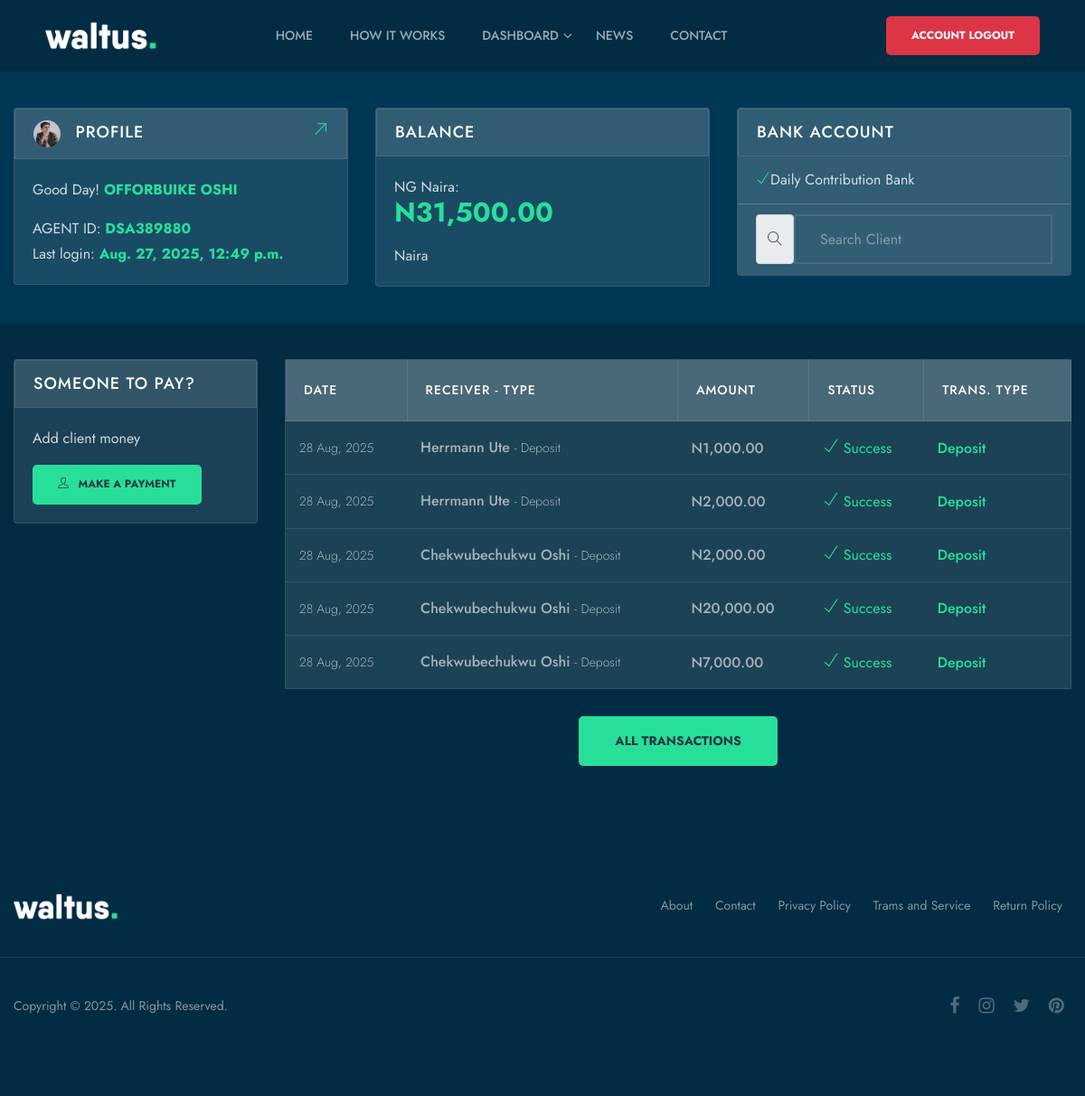
/account/dashboard/ (signed in), run on an earlier commit of the app's database.
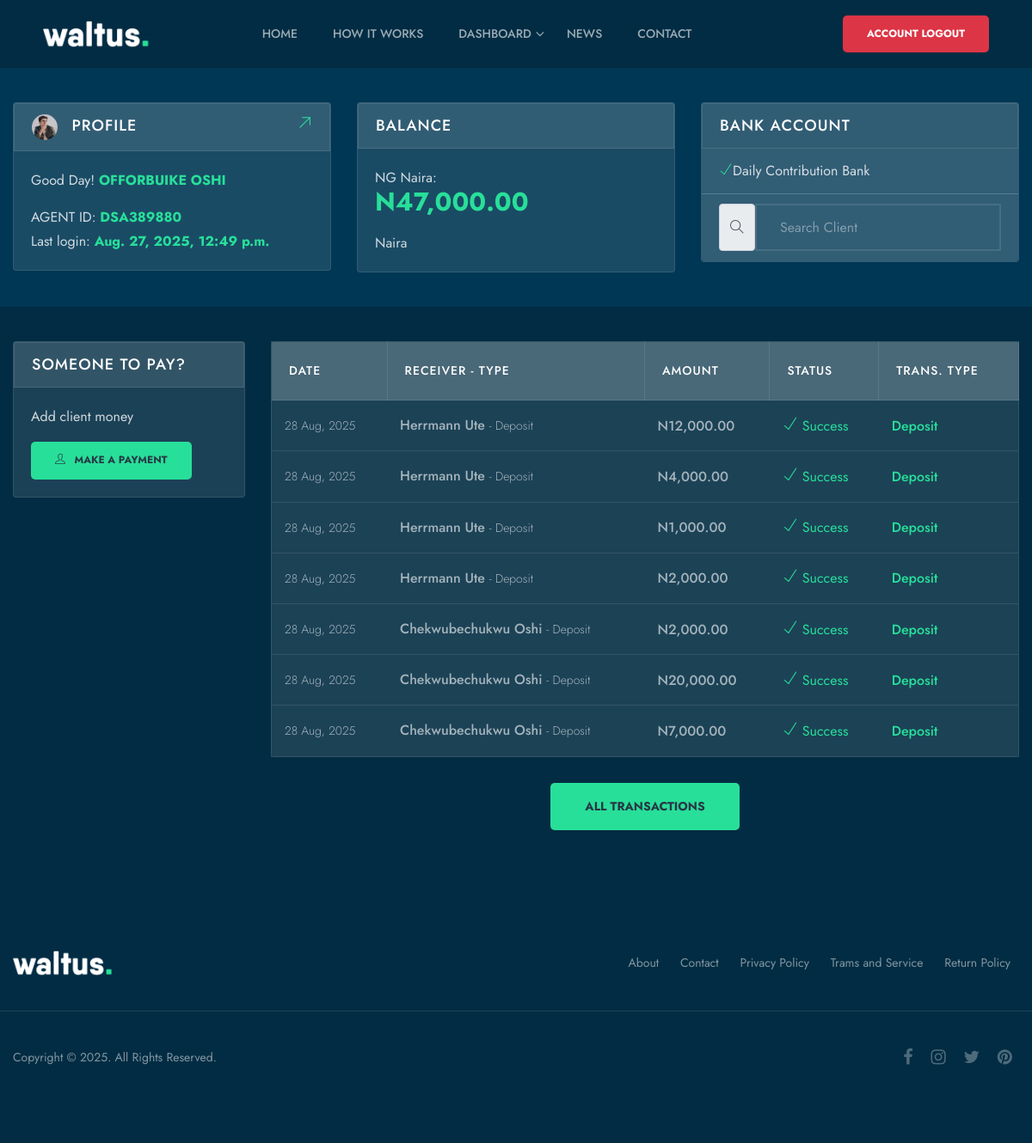
And on a later commit of the database.
### account/models.py (models this page shows, shortened)
class Transaction(models.Model):
    sender = models.ForeignKey(
        User, on_delete=models.SET_NULL, null=True, related_name='sender')
    receiver = models.ForeignKey(
        User, on_delete=models.SET_NULL, null=True, related_name='receiver')
    amount = models.DecimalField(
        max_length=12, decimal_places=2, max_digits=12, default=0.00)
    transaction_status = models.CharField(max_length=20, choices=STATUS, default='Success')
    transaction_type = models.CharField(max_length=50, choices=TRANSACTION_TYPE, default='Deposit')
    ref_number = ShortUUIDField(
        unique=True, length=20, max_length=25, prefix='TRN-', alphabet='1234567890')
    created = models.DateTimeField(auto_now_add=True)
    class Meta:
        ordering = ['-created']

### user_auth/models.py (models this page shows, shortened)
class User(AbstractUser):
    username = models.CharField(max_length=50, null=True, blank=True)
    first_name = models.CharField(max_length=50)
    last_name = models.CharField(max_length=50)
    email = models.EmailField(unique=True, blank=True, null=True)
    phone = models.CharField(max_length=14, blank=True, unique=True)
    is_agent = models.BooleanField(default=False)
    gender = models.CharField(max_length=20, choices=GENDER, null=True, blank=True)
    user_id = ShortUUIDField(
        unique=True, length=6, max_length=25, prefix='DSA', alphabet='1234567890')
    image = models.ImageField(upload_to='users/', default='../media/users/newUser.jpg', null=True, blank=True)
    USERNAME_FIELD = 'phone'
    REQUIRED_FIELDS = []
    def avatar(self):
        if self.image:
            return self.image.url
    def get_full_name(self):
        return f'{self.first_name} {self.last_name}'

### account/views.py (the view, shortened to what this page needs)
# urls.py: path('dashboard/', views.dashboard, name='dashboard'),
@login_required(login_url='login')
def dashboard(request):
    user = request.user
    a = All(user)
    if user.is_agent:
        amount_words = inf.number_to_words(int(a.agent_total_amount()))
    else:
        cipher(request.user)
        amount_words = inf.number_to_words(int(user.account.account_balance))
    agent_transaction = Transaction.objects.all().filter(sender=user)
    user_transaction = Transaction.objects.all().filter(receiver=user)
    context = {
        'amount_words': amount_words,
        'agent_transaction': agent_transaction,
        'agent_total_amount': a.agent_total_amount(),
        'agent_clients': a.agent_client(),
        'user_transaction': user_transaction
    }
    return render(request, 'account/dashboard.html', context)

### account/utils.py (called while the page is built)
    def agent_client(self):
        return Account.objects.all().filter(agent=self.agent)

    def agent_total_amount(self):
        agent_total_amount = 0
        for account in Account.objects.all().filter(agent=self.agent):
            agent_total_amount += int(account.account_balance)
        return agent_total_amount

### account/templates/account/dashboard.html (shortened to what the changed rows need)
{% extends 'nav.html' %}
{% load static %}
{% load humanize %}
{% block content %}
{% if user.is_agent %}
{% include 'account/includes/details.html' %}
            <section class="section-padding-sm-2 blue-bg-2">
                <div class="container">
                    <div class="row justify-content-center">
                            <div class="col-xl-9 col-lg-9 col-md-12 mb-20">
                                <div class="transaction-list table-responsive">
                                    <table class="table table-hover">
                                        <thead>
                                        <tr>
                                            <th scope="col">Date</th>
                                            <th scope="col">Receiver - Type</th>
                                            <th scope="col">Amount</th>
                                            <th scope="col">Status</th>
                                            <th scope="col">Trans. Type</th>
                                        </tr>
                                        </thead>
                                        <tbody>
                                            {% for transaction in agent_transaction %}
                                                <tr data-toggle="modal" data-target="#exampleModalCenter">
                                                    <td><span>{{transaction.created | date:"d M, Y"}}</span></td>
                                                    <td><strong>{{transaction.receiver.get_full_name}}</strong> <span>- {{transaction.transaction_type}}</span></td>
                                                    <td><strong>N{{transaction.amount | intcomma}}</strong></td>
                                                        {% if transaction.transaction_status == 'Success' %}
                                                            <td class="cl-primary"><i class="ti-check cl-primary" data-toggle="tooltip" data-placement="top" title="" data-original-title="Finished"></i> Success</td>
                                                        {% elif transaction.transaction_status == 'Approved' %}
                                                            <td><i class="ti-cup cl-info" data-toggle="tooltip" data-placement="top" title="" data-original-title="Finished"></i> Approved</td>
                                                        {% elif transaction.transaction_status == 'Cancelled' %}
                                                            <td class="cl-red"><i class="ti-close cl-red" data-toggle="tooltip" data-placement="top" title="" data-original-title="Cancelled"></i> Cancelled</td>
                                                        {% else %}
                                                            <td class="cl-yellow"><i class="ti-flag-alt cl-yellow" data-toggle="tooltip" data-placement="top" title="" data-original-title="Processing"></i> Pending </td>
                                                        {% endif %}
                                                    <td><strong class="cl-primary">{{transaction.transaction_type}}</strong></td>
                                                </tr>
                                            {% endfor %}
                                        </tbody>
                                    </table>
                                </div>
                            </div>
                    </div>
                </div>
            </section>
    {% endif %}
{% endblock %}

### account/templates/account/includes/details.html (shortened to what this page needs)
{% load humanize %}
    <section class="section-padding-sm-2 blue-bg">
        <div class="container">
            <div class="row">
                <div class="col-xl-4 col-lg-4 col-md-6 col-sm-6 mb-20">
                    <div class="card">
                        <div class="card-header">
                            <img src="{{user.avatar}}" alt=""> Profile <a href="profile.html"><i class="ti-arrow-top-right"></i></a>
                        </div>
                        <div class="card-body">
                            <p>Good Day! <strong>{{user.get_full_name | upper}}</strong></p>
                            {% if user.is_agent  %}
                                <p>AGENT ID: <strong>{{user.user_id}}</strong> <br>Last login: <strong>{{user.last_login}}</strong></p>
                            {% else %}
                                <p>Customer id: <strong>{{user.account.account_id}}</strong> <br>Last login: <strong>{{user.last_login}}</strong></p>
                            {% endif %}
                        </div>
                    </div>
                </div>
                <div class="col-xl-4 col-lg-4 col-md-6 col-sm-6 mb-20">
                    <div class="card">
                        <div class="card-header">
                            Balance
                        </div>
                        {% if user.is_agent %}
                            <div class="card-body">
                                <p>NG Naira: <br><strong><span style="font-size: 30px;">N{{agent_total_amount | intcomma}}.00</span></strong></p>
                                <p>{{amount_words | title}} Naira</p>
                            </div>
                        {% else %}
                            <div class="card-body">
                                <p>NG Naira: <br><strong><span style="font-size: 30px;">N{{user.account.account_balance | intcomma}}</span></strong></p>
                                <p>{{amount_words | title}} Naira</p>
                            </div>
                        {% endif %}
                    </div>
                </div>
                <div class="col-xl-4 col-lg-4 col-md-6 col-sm-6 mb-20">
                    <div class="card">
                        <div class="card-header">
                            Bank account
                        </div>
                        <ul class="list-group list-group-flush site-form">
                            <li class="list-group-item"><i class="ti-check cl-primary"></i>Daily Contribution Bank</li>
                            {% if user.is_agent  %}
                                <form action="" method="post">
                                    <li class="list-group-item">
                                        <div class="input-group">
                                            <div class="input-group-text"><i class="ti-search"></i></div>
                                            <input type="text" name="q" class="form-control" id="autoSizingInputGroup" placeholder="Search Client" list="client-list">
                                        </div>
                                    </li>
                                </form>
                            {% endif %}
                        </ul>
                    </div>
                </div>
            </div>
        </div>
    </section>

What changed in the data, as far as the page shows it:
added Transaction: transaction_status "Success" (drawn)
added Transaction: transaction_status "Success" (drawn)
Also different on the page:
{{ agent_total_amount | intcomma }}: "31,500" → "47,000"
